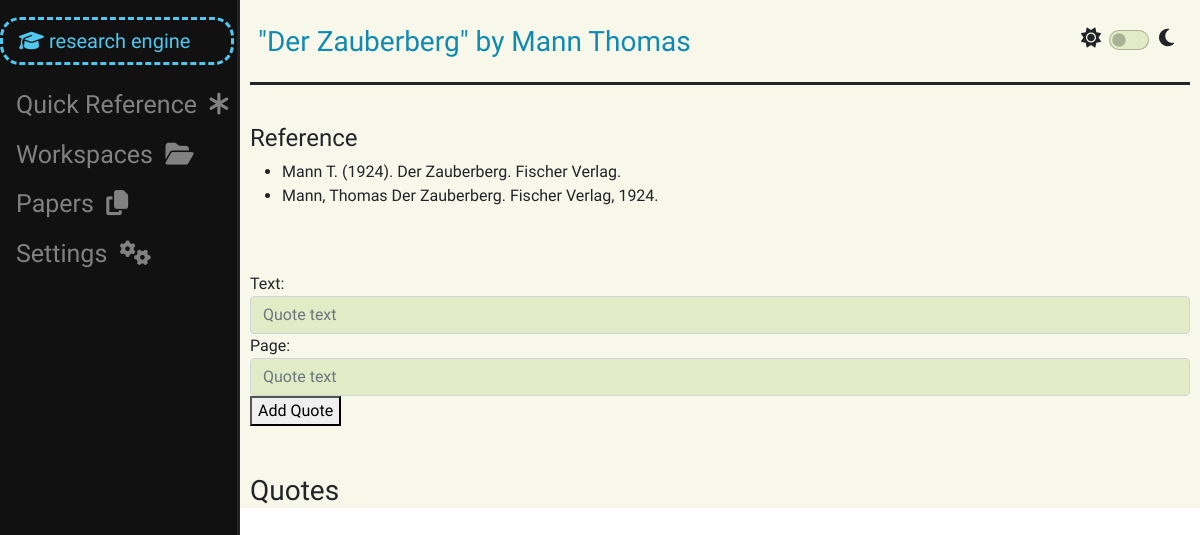
/source_space/39 (signed in), run on an earlier commit of the app's database.
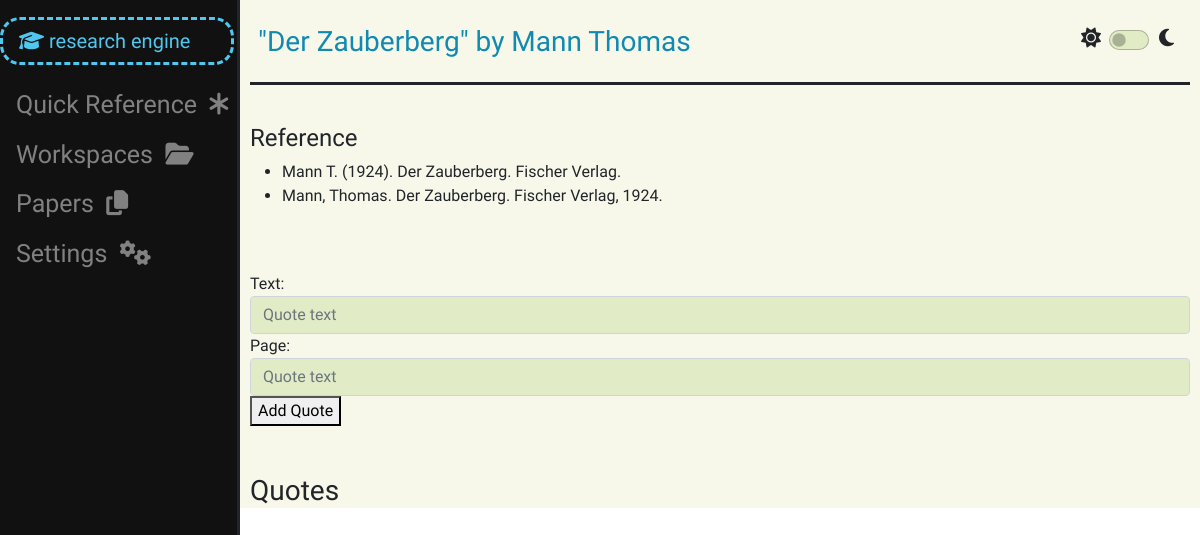
And on a later commit of the database.
### bookshelf/models.py (models this page shows, shortened)
class Source(models.Model):
    real_type = models.ForeignKey(ContentType, editable=False, on_delete=models.CASCADE)
    work_space = models.ForeignKey(WorkSpace, on_delete=models.CASCADE, related_name="sources")
    user = models.ForeignKey(User, on_delete=models.CASCADE, related_name="sources")
    title = models.CharField(max_length=100)
    author = models.CharField(max_length=70, blank=True)
    year = models.CharField(max_length=5, blank=True)
    link = models.CharField(max_length=40, blank=True)
    has_file = models.BooleanField(default=False)
    def __str__(self):
        return self.title
    def cast(self):
        return self.real_type.get_object_for_this_type(pk=self.pk)
    def get_file(self) -> SourceFile | None:
        try:
            return SourceFile.objects.get(source=self)
        except ObjectDoesNotExist:
            return None

class Reference(models.Model):
    source = models.OneToOneField(Source, on_delete=models.CASCADE, related_name="reference")
    endnote_apa = models.CharField(max_length=50)
    endnote_mla = models.CharField(max_length=50)

### bookshelf/views.py (the view)
# urls.py: path("source_space/<int:source_id>", views.source_space, name="source_space"),
@login_required(redirect_field_name=None)
def source_space(request, source_id):
    source = check_source(source_id, request.user)
    reference = get_source_reference(source)
    if source.has_file:
        source_file_id = source.get_file().pk
    else:
        source_file_id = None
    source_data = {
            "source": source,
            "source_file_id": source_file_id,
            "quotes": source.quotes.all(),
            "reference": reference,
            "alter_source_form": get_and_set_alter_form(source),
            "upload_file_form": UploadSourceFileForm(),
            "link_form": AddLinkForm().set_initials(source),
            "new_quote_form": NewQuoteForm(),
            "work_spaces": get_user_work_spaces(request.user),
            "papers": get_user_papers(request.user)
    }
    return render(request, "source_space.html", source_data)

### bookshelf/forms.py
class AlterBookForm(BookForm):
    author = forms.CharField(widget=forms.TextInput(attrs={
        "type": "text",
        "id": "author-field",
        "class": CLASS_,
        "autocomplete": "off",
        "placeholder": "Book author"})
    )
    number_of_authors = forms.IntegerField(widget=forms.HiddenInput, required=False)
    def set_initials(self, book: Book):
        for field in self.fields:
            if field not in ("source_type", "number_of_authors",):
                self.fields[field].initial = book.__getattribute__(field)
        return self

### file_handling/forms.py
class UploadSourceFileForm(forms.Form):
    file = forms.FileField(widget=forms.FileInput(attrs={
        "accept": ACCEPTED_UPLOAD_FORMATS,
        "id": "file-field",
        "class": CLASS_,
        "placeholder": "File"})
    )

### bookshelf/forms.py (called while the page is built)
def get_and_set_alter_form(source: Source):
    source_type = source.cast()
    match source_type:
        case Book():
            return AlterBookForm().set_initials(source.book)
        case Article():
            return AlterArticleForm().set_initials(source.article)
        case Chapter():
            return AlterChapterForm().set_initials(source.chapter)
        case Webpage():
            return AlterWebpageForm().set_initials(source.webpage)
        case _:
            return None

    def set_initials(self, source: Source):
        if source.link:
            self.fields["link"].initial = source.link
        return self

### bookshelf/source_citation.py (called while the page is built)
def get_source_reference(source: Source) -> Reference | Http404:
    try:
        return Reference.objects.get(source=source)
    except ObjectDoesNotExist:
        raise Http404

### paper_work/models.py (called while the page is built)
    def __str__(self):
        return self.title

### user_management/helpers.py (called while the page is built)
def get_user_work_spaces(user: User, archived=False) -> list:
    return list(user.work_spaces.filter(archived=archived)) + list(user.guest_work_spaces.filter(archived=archived))

def get_user_papers(user: User, archived=False):
    return user.papers.filter(archived=archived)

### utils/verification.py (called while the page is built)
def check_work_space(space_id: int, user: User) -> WorkSpace | Http404 | PermissionDenied:
    try:
        space = WorkSpace.objects.get(pk=space_id)
    except ObjectDoesNotExist:
        raise Http404
    else:
        if space.owner != user and user not in space.guests.all():
            raise PermissionDenied
    return space

### work_space/models.py (called while the page is built)
    def __str__(self):
        return self.title

### templates/source_space.html (shortened to what this page needs)
{% extends "layout.html" %}
{% load static %}
{% block header %}
    "{{ source }}" by {{ source.author }}
{% endblock %}
{% block body %}
    <div id="source-space-div">
        <div class="source-space" id="source-space-{{ source.pk }}">
            <br>
            <h4>Reference</h4>
            <ul>
                <li>{{ reference.endnote_apa }}</li>
                <li>{{ reference.endnote_mla }}</li>
            </ul>
            <br><br>
            <form action="{% url 'bookshelf:add_quote' source.pk %}" id="new_quote_form" method="post">
                {{ new_quote_form }}
                <button type="submit">Add Quote</button>
            </form><br><br>
            <h3>Quotes</h3>
        </div>
    </div>
{% endblock %}

### templates/layout.html (shortened to what this page needs)
{% load static %}
<!DOCTYPE html>
<html lang="en">
    <head>
        <link href="{% static 'css/styles.css' %}" rel="stylesheet">
        <link href="https://cdn.jsdelivr.net/npm/bootstrap@5.1.3/dist/css/bootstrap.min.css" rel="stylesheet">
    </head>
    <body>
        <div class="sidenav">
            <div id="re">
                {% if user.is_authenticated %}
                    <div id="re-main-button" class="pointy-cursor" onclick="openNav()">
                        <i class="fa-solid fa-graduation-cap"></i>
                        research engine
                    </div>
                {% else %}
                    <div id="re-main-button">
                        <i class="fa-solid fa-graduation-cap"></i>
                        research engine
                    </div>
                {% endif %}
            </div>
            <div id="sidenav-closed-view">
                <a href="{% url 'website:lobby' %}">Quick Reference&nbsp;&nbsp;<i class="fa-solid fa-asterisk"></i></a>
                {% if user.is_authenticated %}
                    <div>
                        {% if work_spaces %}
                            <a onclick="dropdown_spaces()" class="dropbtn">Workspaces&nbsp;&nbsp;<i class="fa-solid fa-folder-open"></i></a>
                        {% endif %}
                        {% if papers %}
                            <a onclick="dropdown_papers()" class="dropbtn pointy-cursor">Papers&nbsp;&nbsp;<i class="fa-solid fa-copy"></i></a>
                        {% endif %}
                    </div>
                    <a href="{% url 'website:account_settings' %}">Settings&nbsp;&nbsp;<i class="fa-solid fa-gears"></i></a>
                {% endif %}
            </div>
        </div>
        <main class="main">
            {% block headless %}
                <div id="header">
                    <h3 id="header-text">{% block header %}R.E.{% endblock %}</h3>
                    <div id="switch">
                        <i class="fa-solid fa-sun sun-moon"></i>
                        <div class="form-check form-switch">
                            <input onclick="dark_mode_toggle()" class="form-check-input" type="checkbox" role="switch" id="flexSwitchCheckDefault">
                        </div>
                        <i class="fa-sharp fa-solid fa-moon sun-moon" id="test"></i>
                    </div>
                </div>
                <div>
                    {% block body %}{% endblock %}
                </div>
            {% endblock %}
        </main>
    </body>
</html>

### static/css/styles.css (style rules this page uses)
.sidenav { height: 100%; width: 240px; position: fixed; z-index: 1; top: 0; left: 0; background-color: #111; overflow-x: hidden; transition: 0.5s; padding-top: 15px; border-right: solid; }
.sidenav a { padding: 6px 8px 6px 16px; text-decoration: none; font-size: 25px; color: #818181; display: block; transition: 0.3s; font-family: 'Special Elite', serif; }
.main { margin-left: 240px; padding: 0px 10px; background-color: rgba(248,248,234,255); font-family: 'Special Elite', serif; }
input[type]:not([type="button"], [type="submit"]), textarea, select { background-color: #72b41b2b; }
#re { margin-top: 2px; margin-bottom: 15px; }
#re-main-button { padding: 6px 8px 6px 16px; text-decoration: none; font-size: 20px; font-family: 'Special Elite', serif; color: #4fc7ee; display: block; border-style: dashed; margin-right: 3px; border-radius: 20px; }
.pointy-cursor { cursor: pointer; }
#header { display: flex; justify-content: space-between; margin-bottom: 15px; padding: 25px 8px 15px 8px; border-block-end-style: solid; border-block-end-width: 100%; }
#header-text, #form-header { color: #118ab2; }
#switch { display: flex; font-size: 20px; }
.sun-moon { margin-right: 8px; padding-top: 3px; }
a:link { text-decoration: none; }

What changed in the data, as far as the page shows it:
changed Reference: endnote_mla "Mann, Thomas Der Zauberberg. Fischer Verlag, 1924." → "Mann, Thomas. Der Zauberberg. Fischer Verlag, 1924."
